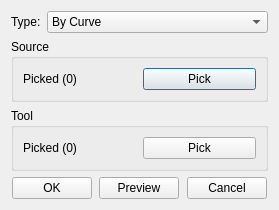
<?xml version="1.0" encoding="UTF-8"?>
<ui version="4.0">
 <class>SurfaceSplitterInfoDialog</class>
 <widget class="QDialog" name="SurfaceSplitterInfoDialog">
  <property name="geometry">
   <rect>
    <x>0</x>
    <y>0</y>
    <width>279</width>
    <height>195</height>
   </rect>
  </property>
  <property name="windowTitle">
   <string>Surface Splitter</string>
  </property>
  <layout class="QGridLayout" name="gridLayout">
   <item row="0" column="0">
    <widget class="QWidget" name="widget_2" native="true">
     <property name="sizePolicy">
      <sizepolicy hsizetype="Preferred" vsizetype="Fixed">
       <horstretch>0</horstretch>
       <verstretch>0</verstretch>
      </sizepolicy>
     </property>
     <layout class="QGridLayout" name="gridLayout_2">
      <property name="leftMargin">
       <number>0</number>
      </property>
      <property name="topMargin">
       <number>0</number>
      </property>
      <property name="rightMargin">
       <number>0</number>
      </property>
      <property name="bottomMargin">
       <number>0</number>
      </property>
      <item row="0" column="0">
       <widget class="QLabel" name="label">
        <property name="sizePolicy">
         <sizepolicy hsizetype="Fixed" vsizetype="Preferred">
          <horstretch>0</horstretch>
          <verstretch>0</verstretch>
         </sizepolicy>
        </property>
        <property name="text">
         <string>Type:</string>
        </property>
       </widget>
      </item>
      <item row="0" column="1">
       <widget class="QComboBox" name="comb_type">
        <property name="currentIndex">
         <number>0</number>
        </property>
        <item>
         <property name="text">
          <string>By Curve</string>
         </property>
        </item>
        <item>
         <property name="text">
          <string>By Surface</string>
         </property>
        </item>
       </widget>
      </item>
     </layout>
    </widget>
   </item>
   <item row="1" column="0">
    <widget class="QStackedWidget" name="stackedWidget">
     <property name="currentIndex">
      <number>0</number>
     </property>
     <widget class="QWidget" name="page">
      <layout class="QGridLayout" name="gridLayout_16">
       <property name="leftMargin">
        <number>0</number>
       </property>
       <property name="topMargin">
        <number>0</number>
       </property>
       <property name="rightMargin">
        <number>0</number>
       </property>
       <property name="bottomMargin">
        <number>0</number>
       </property>
       <item row="0" column="0">
        <widget class="QGroupBox" name="groupBox_7">
         <property name="title">
          <string>Source</string>
         </property>
         <layout class="QGridLayout" name="gridLayout_14">
          <item row="0" column="1">
           <widget class="QPushButton" name="pb_sourcepick">
            <property name="text">
             <string>Pick</string>
            </property>
           </widget>
          </item>
          <item row="0" column="0">
           <widget class="QLabel" name="lb_sourcepicked">
            <property name="text">
             <string>Picked (0)</string>
            </property>
           </widget>
          </item>
         </layout>
        </widget>
       </item>
       <item row="1" column="0">
        <widget class="QGroupBox" name="groupBox_8">
         <property name="title">
          <string>Tool</string>
         </property>
         <layout class="QGridLayout" name="gridLayout_15">
          <item row="0" column="0">
           <widget class="QLabel" name="lb_toolpicked">
            <property name="text">
             <string>Picked (0)</string>
            </property>
           </widget>
          </item>
          <item row="0" column="1">
           <widget class="QPushButton" name="pb_toolpick">
            <property name="text">
             <string>Pick</string>
            </property>
           </widget>
          </item>
         </layout>
        </widget>
       </item>
       <item row="2" column="0">
        <spacer name="verticalSpacer_5">
         <property name="orientation">
          <enum>Qt::Vertical</enum>
         </property>
         <property name="sizeHint" stdset="0">
          <size>
           <width>20</width>
           <height>40</height>
          </size>
         </property>
        </spacer>
       </item>
      </layout>
     </widget>
    </widget>
   </item>
   <item row="2" column="0">
    <widget class="QWidget" name="widget" native="true">
     <property name="sizePolicy">
      <sizepolicy hsizetype="Preferred" vsizetype="Fixed">
       <horstretch>0</horstretch>
       <verstretch>0</verstretch>
      </sizepolicy>
     </property>
     <layout class="QGridLayout" name="gridLayout_3">
      <property name="leftMargin">
       <number>0</number>
      </property>
      <property name="topMargin">
       <number>0</number>
      </property>
      <property name="rightMargin">
       <number>0</number>
      </property>
      <property name="bottomMargin">
       <number>0</number>
      </property>
      <item row="0" column="4">
       <spacer name="horizontalSpacer_3">
        <property name="orientation">
         <enum>Qt::Horizontal</enum>
        </property>
        <property name="sizeHint" stdset="0">
         <size>
          <width>40</width>
          <height>20</height>
         </size>
        </property>
       </spacer>
      </item>
      <item row="0" column="1">
       <widget class="QPushButton" name="pb_ok">
        <property name="text">
         <string>OK</string>
        </property>
       </widget>
      </item>
      <item row="0" column="3">
       <widget class="QPushButton" name="pb_preview">
        <property name="text">
         <string>Preview</string>
        </property>
       </widget>
      </item>
      <item row="0" column="5">
       <widget class="QPushButton" name="pb_cancel">
        <property name="text">
         <string>Cancel</string>
        </property>
       </widget>
      </item>
      <item row="0" column="2">
       <spacer name="horizontalSpacer_2">
        <property name="orientation">
         <enum>Qt::Horizontal</enum>
        </property>
        <property name="sizeHint" stdset="0">
         <size>
          <width>40</width>
          <height>20</height>
         </size>
        </property>
       </spacer>
      </item>
      <item row="0" column="0">
       <spacer name="horizontalSpacer">
        <property name="orientation">
         <enum>Qt::Horizontal</enum>
        </property>
        <property name="sizeHint" stdset="0">
         <size>
          <width>40</width>
          <height>20</height>
         </size>
        </property>
       </spacer>
      </item>
      <item row="0" column="6">
       <spacer name="horizontalSpacer_4">
        <property name="orientation">
         <enum>Qt::Horizontal</enum>
        </property>
        <property name="sizeHint" stdset="0">
         <size>
          <width>40</width>
          <height>20</height>
         </size>
        </property>
       </spacer>
      </item>
     </layout>
    </widget>
   </item>
  </layout>
 </widget>
 <resources/>
 <connections/>
</ui>
